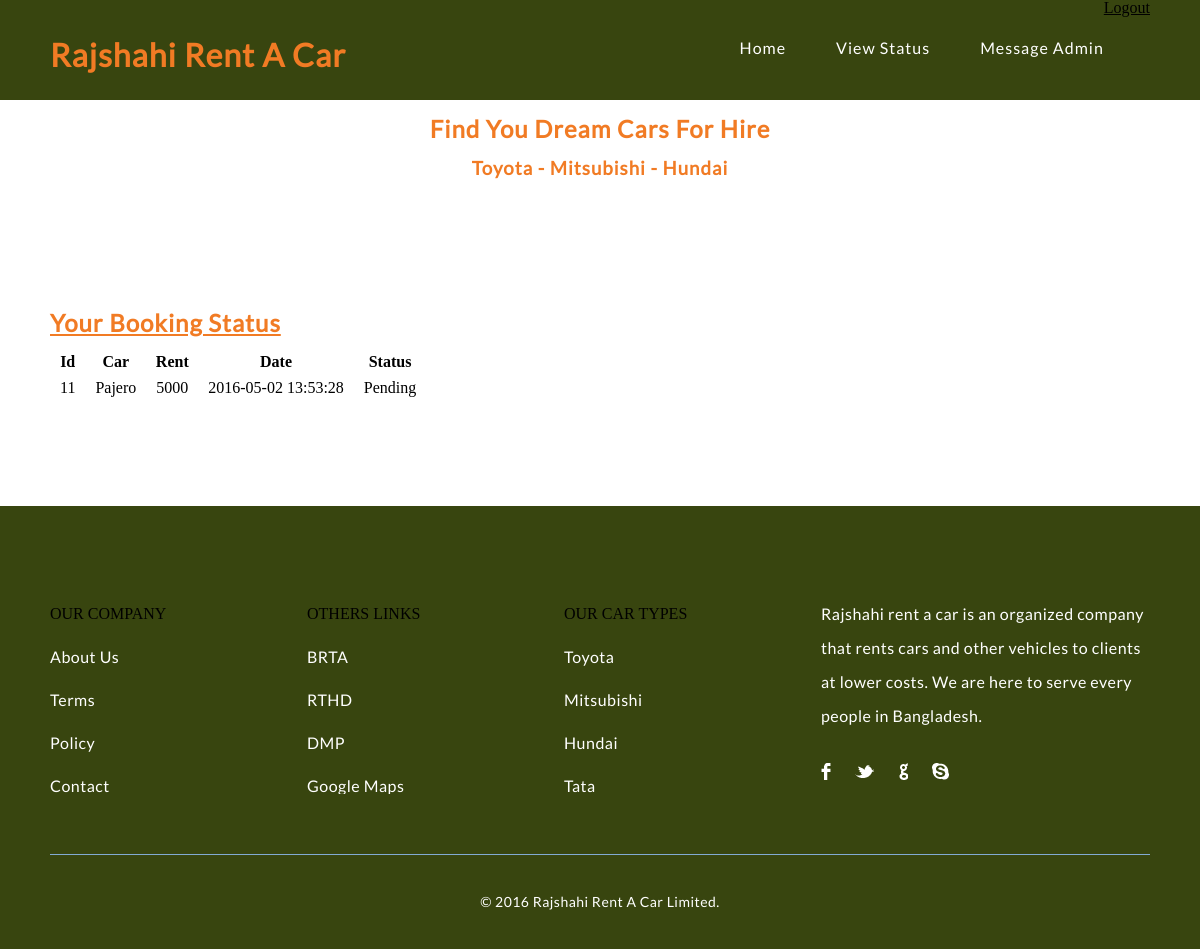
Before: /status.php (signed in) with the older database file.
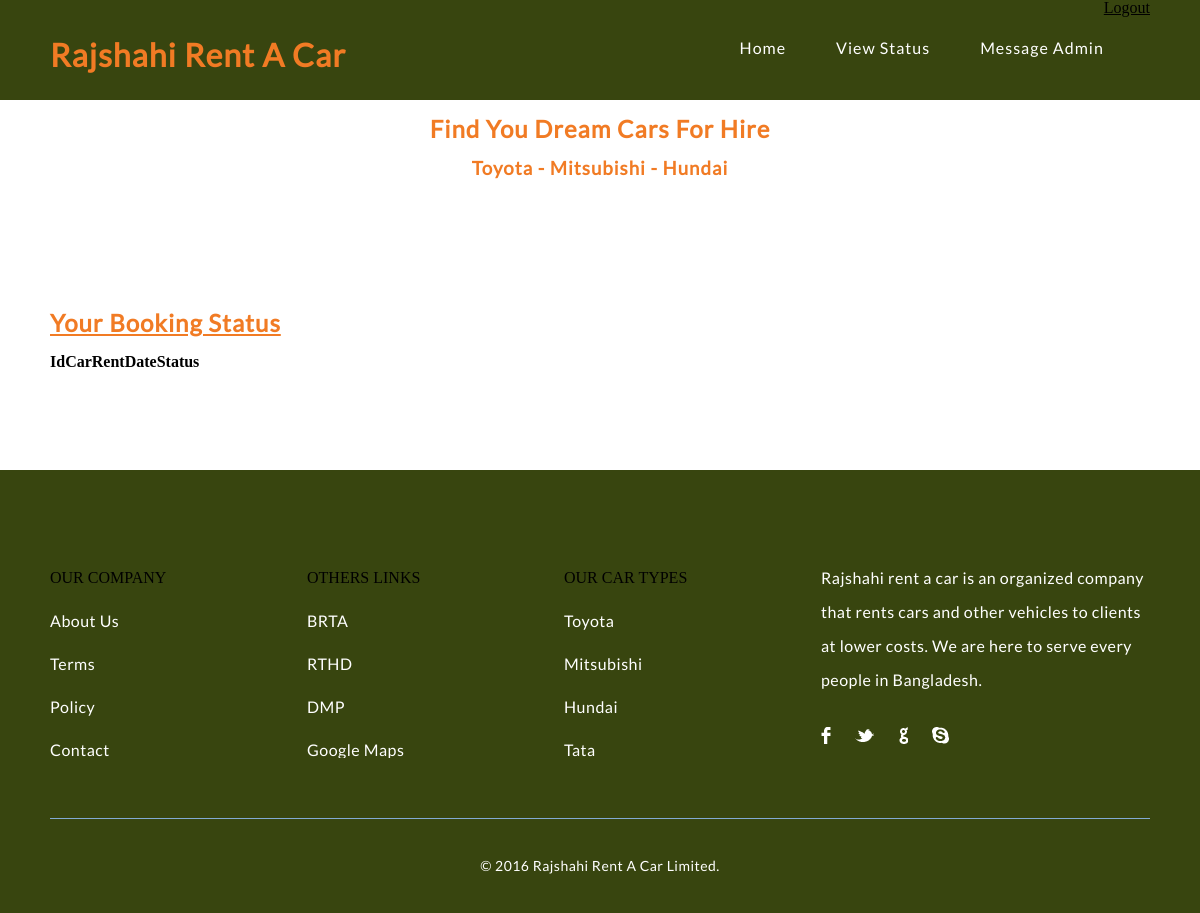
After: the same page with the newer database file.
### tables this page shows
CREATE TABLE IF NOT EXISTS `hire` (
`hire_id` int(11) NOT NULL,
  `client_id` int(11) NOT NULL,
  `car_id` int(11) NOT NULL,
  `Rent` double NOT NULL,
  `bkash_tran_id` varchar(32) NOT NULL,
  `status` int(1) NOT NULL DEFAULT '0',
  `Datetime` timestamp NOT NULL DEFAULT CURRENT_TIMESTAMP,
  `phoneno` varchar(16) NOT NULL
);

CREATE TABLE IF NOT EXISTS `cars` (
`car_id` int(11) NOT NULL,
  `car_name` varchar(255) NOT NULL,
  `car_type` varchar(255) NOT NULL,
  `image` text NOT NULL,
  `hire_cost` int(11) NOT NULL,
  `capacity` int(11) NOT NULL,
  `status` varchar(255) NOT NULL
);

### status.php (the view, shortened to what this page needs)
<!DOCTYPE html>
<html lang="en">
    <head>
        <link rel="stylesheet" type="text/css" href="css/reset.css">
        <link rel="stylesheet" type="text/css" href="css/main.css">
    </head>
    <body>
        <section class="">
            <?php
            include 'header.php';
            ?>
            <section class="caption">
                <h2 class="caption" style="text-align: center">Find You Dream Cars For Hire</h2>
                <h3 class="properties" style="text-align: center">Toyota - Mitsubishi - Hundai</h3>
            </section>
        </section>
        <section class="listings">
            <div class="wrapper">
                <h2 style="text-decoration:underline">Your Booking Status</h2>
                <table>
                    <tr>
                        <th>Id</th>
                        <th>Car</th>
                        <th>Rent</th>
                        <th>Date</th>
                        <th>Status</th>
                    </tr>
                    <?php
                    include 'includes/config.php';
                    $sel = "SELECT h.hire_id, h.rent, h.status, h.datetime, c.car_name, c.car_type FROM hire h, cars c WHERE h.car_id=c.car_id AND h.client_id = " . $_SESSION['id'];
                    $rs = $conn->query($sel);
                    ?>
                    <?php
                    if ($rs->num_rows > 0) :
                        while ($row = $rs->fetch_assoc()):
                            ?>
                            <tr>
                                <td><?php echo $row['hire_id']; ?></td>
                                <td><?php echo $row['car_name']; ?></td>
                                <td><?php echo $row['rent']; ?></td>
                                <td><?php echo $row['datetime'] ?></td>
                                <td><?php echo $row['status'] == 0 ? "Pending" : "Approved"; ?></td>
                            </tr>
                            <?php
                        endwhile;
                    endif;
                    ?>
                </table>
            </div>
        </section>
        <div>
            <?php
            include 'footer.php';
            ?>
        </div>
    </body>
</html>

Changed rows visible on the page:
removed hire: hire_id "11", car.car_name "Pajero", Rent "5000", Datetime "2016-05-02 13:53:28", status "Pending"
